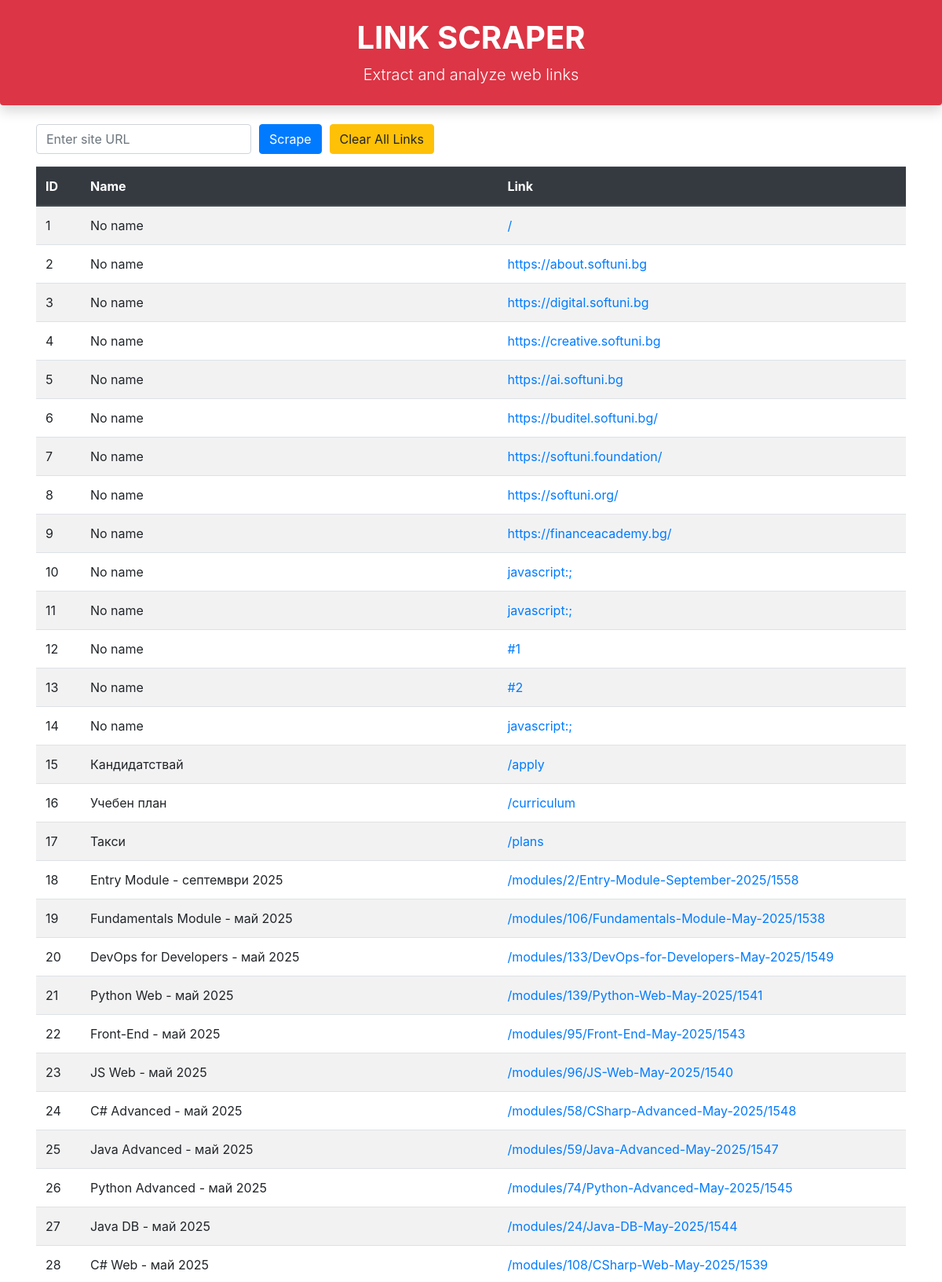
The page / (upper part) on the database its author committed.
### scraper_app/models.py (models this page shows, shortened)
class Link(models.Model):
    address = models.CharField(
        max_length=1000,
        null=True,
        blank=True
        )
    name = models.CharField(
        max_length=1000,
        null=True,
        blank=True
        )

### scraper_app/views.py (the view, shortened to what this page needs)
# urls.py: path('', views.scrape, name='scrape'),
def scrape(request):
    data = Link.objects.all()
    return render(request, 'result.html', {'data': data})

### scraper_app/templates/result.html (shortened to what this page needs)
<!DOCTYPE html>
<html lang="en">
<head>
    <link rel="stylesheet" href="https://stackpath.bootstrapcdn.com/bootstrap/4.3.1/css/bootstrap.min.css">
</head>
<body>
    <div class="container-fluid">
        <div class="row bg-danger text-white p-4 mb-4 rounded-bottom shadow">
            <div class="col-md-12 text-center">
                <h1 class="display-5 font-weight-bold">
                    LINK SCRAPER
                </h1>
                <p class="lead mb-0">Extract and analyze web links</p>
            </div>
        </div>
        <div class="row m-3">
            <div class="col-md-12">
                <form method="POST" action="/">
                    <div class="form-row align-items-center">
                        <div class="col-auto">
                            <input class="form-control" type="text" name="site" placeholder="Enter site URL">
                        </div>
                        <div class="col-auto">
                            <button class="btn btn-primary" type="submit">Scrape</button>
                        </div>
                        <div class="col-auto">
                            <a class="btn btn-warning" href="/clear">Clear All Links</a>
                        </div>
                    </div>
                </form>
            </div>
        </div>
        <div class="row m-3">
            <div class="col-md-12">
                <table class="table table-striped">
                    <thead class="thead-dark">
                        <tr>
                            <th>ID</th>
                            <th>Name</th>
                            <th>Link</th>
                        </tr>
                    </thead>
                    <tbody>
                        {% for link in data %}
                        <tr>
                            <td>{{ forloop.counter }}</td>
                            <td>{{ link.name|default:"No name" }}</td>
                            <td><a href="{{ link.address }}" target="_blank">{{ link.address|truncatechars:50 }}</a>
                            </td>
                        </tr>
                        {% endfor %}
                    </tbody>
                </table>
            </div>
        </div>
    </div>
</body>
</html>

### rows shown on the page
Link: name "No name", address "/"
Link: name "No name", address "https://about.softuni.bg"
Link: name "No name", address "https://digital.softuni.bg"
Link: name "No name", address "https://creative.softuni.bg"
Link: name "No name", address "https://ai.softuni.bg"
Link: name "No name", address "https://buditel.softuni.bg/"
Link: name "No name", address "https://softuni.foundation/"
Link: name "No name", address "https://softuni.org/"
Link: name "No name", address "https://financeacademy.bg/"
Link: name "No name", address "javascript:;"
Link: name "No name", address "javascript:;"
Link: name "No name", address "#1"
Link: name "No name", address "#2"
Link: name "No name", address "javascript:;"
Link: name "Кандидатствай", address "/apply"
Link: name "Учебен план", address "/curriculum"
Link: name "Такси", address "/plans"
Link: name "Entry Module - септември 2025", address "/modules/2/Entry-Module-September-2025/1558"
Link: name "Fundamentals Module - май 2025", address "/modules/106/Fundamentals-Module-May-2025/1538"
Link: name "DevOps for Developers - май 2025", address "/modules/133/DevOps-for-Developers-May-2025/1549"
Link: name "Python Web - май 2025", address "/modules/139/Python-Web-May-2025/1541"
Link: name "Front-End - май 2025", address "/modules/95/Front-End-May-2025/1543"
Link: name "JS Web - май 2025", address "/modules/96/JS-Web-May-2025/1540"
Link: name "C# Advanced - май 2025", address "/modules/58/CSharp-Advanced-May-2025/1548"
Link: name "Java Advanced - май 2025", address "/modules/59/Java-Advanced-May-2025/1547"
Link: name "Python Advanced - май 2025", address "/modules/74/Python-Advanced-May-2025/1545"
Link: name "Java DB - май 2025", address "/modules/24/Java-DB-May-2025/1544"
Link: name "C# Web - май 2025", address "/modules/108/CSharp-Web-May-2025/1539"
